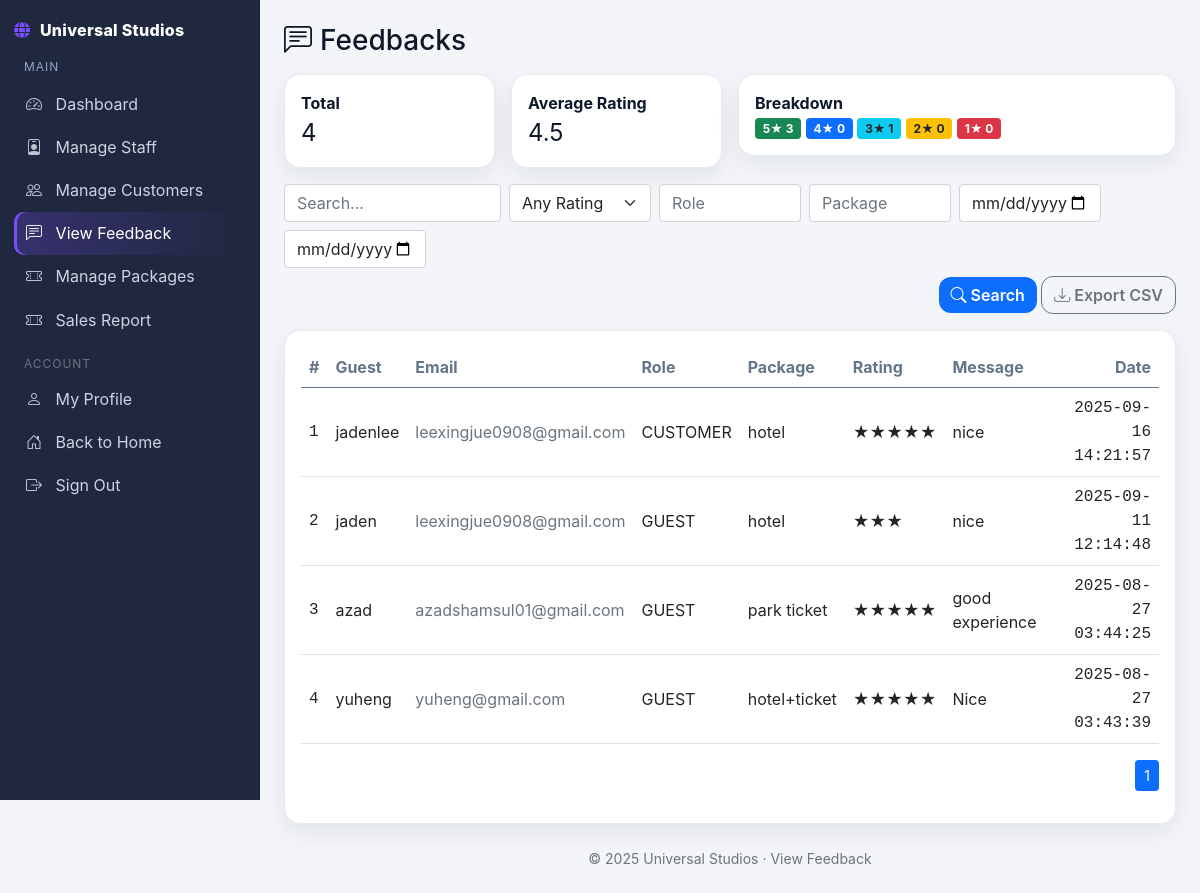
Screenshot of /Codes/admin/view_feedback.php (signed in) with the database file from the repository.
### tables this page shows
CREATE TABLE `feedbacks` (
  `id` int(10) UNSIGNED NOT NULL,
  `user_id` int(10) UNSIGNED DEFAULT NULL,
  `role_snapshot` enum('guest','customer') NOT NULL,
  `package_name` varchar(120) NOT NULL,
  `rating` tinyint(3) UNSIGNED NOT NULL,
  `message` text NOT NULL,
  `guest_name` varchar(100) DEFAULT NULL,
  `guest_email` varchar(255) DEFAULT NULL,
  `created_at` timestamp NOT NULL DEFAULT current_timestamp()
);

### Codes/admin/view_feedback.php (the view, shortened to what this page needs)
<?php
require __DIR__ . '/database.php';
function e($s){ return htmlspecialchars((string)$s, ENT_QUOTES, 'UTF-8'); }
function nav_active($file){ return basename($_SERVER['PHP_SELF']) === $file ? ' active' : ''; }
$q        = trim($_GET['q'] ?? '');
$rating   = isset($_GET['rating']) && $_GET['rating'] !== '' ? (int)$_GET['rating'] : '';
$roleSnap = trim($_GET['role'] ?? '');
$pkg      = trim($_GET['package'] ?? '');
$from     = trim($_GET['from'] ?? '');
$to       = trim($_GET['to'] ?? '');
$page     = max(1, (int)($_GET['page'] ?? 1));
$PER_PAGE = 10;
$offset   = ($page - 1) * $PER_PAGE;
$where  = "1=1";
$types  = '';
$params = [];
$kpi = ['total'=>0,'avg'=>0,'r5'=>0,'r4'=>0,'r3'=>0,'r2'=>0,'r1'=>0];
$sqlKpi = "SELECT
             COUNT(*) AS total,
             COALESCE(AVG(rating),0) AS avg_rating,
             SUM(CASE WHEN rating=5 THEN 1 ELSE 0 END) AS r5,
             SUM(CASE WHEN rating=4 THEN 1 ELSE 0 END) AS r4,
             SUM(CASE WHEN rating=3 THEN 1 ELSE 0 END) AS r3,
             SUM(CASE WHEN rating=2 THEN 1 ELSE 0 END) AS r2,
             SUM(CASE WHEN rating=1 THEN 1 ELSE 0 END) AS r1
           FROM feedbacks
           WHERE $where";
$stmt = $conn->prepare($sqlKpi);
$stmt->execute();
$stmt->bind_result($kpi['total'], $kpi['avg'], $kpi['r5'], $kpi['r4'], $kpi['r3'], $kpi['r2'], $kpi['r1']);
$sqlCount = "SELECT COUNT(*) FROM feedbacks WHERE $where";
$stmt = $conn->prepare($sqlCount);
$stmt->execute();
$stmt->bind_result($total);
$sqlList = "SELECT
              f.id,
              f.user_id,
              f.role_snapshot,
              f.package_name,
              f.rating,
              f.message,
              CASE WHEN f.role_snapshot='customer' THEN u.name  ELSE f.guest_name  END AS display_name,
              CASE WHEN f.role_snapshot='customer' THEN u.email ELSE f.guest_email END AS display_email,
              f.created_at
            FROM feedbacks f
            LEFT JOIN users u ON u.id = f.user_id
            WHERE $where
            ORDER BY f.created_at DESC
            LIMIT ? OFFSET ?";
$stmt = $conn->prepare($sqlList);
if ($types) {
  $types2 = $types . 'ii';
  $params2 = array_merge($params, [$PER_PAGE, $offset]);
  $stmt->bind_param($types2, ...$params2);
} else {
  $stmt->bind_param('ii', $PER_PAGE, $offset);
}
$stmt->execute();
$res = $stmt->get_result();
$rows = $res ? $res->fetch_all(MYSQLI_ASSOC) : [];
$total_pages = max(1, (int)ceil(($total ?? 0) / $PER_PAGE));
?>
<!doctype html>
<html lang="en">
<head>
  <link href="https://cdn.jsdelivr.net/npm/bootstrap@5.0.0/dist/css/bootstrap.min.css" rel="stylesheet">
  <link href="https://cdn.jsdelivr.net/npm/bootstrap-icons@1.11.3/font/bootstrap-icons.css" rel="stylesheet">
  <link href="css/style.css?v=3" rel="stylesheet">
</head>
<body>
<div class="layout">
  <aside class="sidebar">
    <div class="brand mb-3"><i class="fa-solid fa-globe"></i><?= BRAND_NAME ?></div>
    <div class="nav-sec">
      <div class="nav-title">Main</div>
     <a class="nav-link<?= nav_active('admin_dashboard.php') ?>" href="admin_dashboard.php"><i class="bi bi-speedometer2 me-1"></i>Dashboard</a>
      <a class="nav-link<?= nav_active('manage_staff.php') ?>" href="manage_staff.php"><i class="bi bi-person-badge me-1"></i>Manage Staff</a>
      <a class="nav-link<?= nav_active('manage_customers.php') ?>" href="manage_customers.php"><i class="bi bi-people me-1"></i>Manage Customers</a>
      <a class="nav-link<?= nav_active('view_feedback.php') ?>" href="view_feedback.php"><i class="bi bi-chat-left-text me-1"></i>View Feedback</a>
      <a class="nav-link<?= nav_active('manage_packages.php') ?>" href="manage_packages.php"><i class="bi bi-ticket-perforated me-1"></i>Manage Packages</a>
       <a class="nav-link<?= nav_active('sales_report.php') ?>" href="sales_report.php"><i class="bi bi-ticket-perforated me-1"></i>Sales Report</a>
    </div>
    <div class="nav-sec">
      <div class="nav-title text-muted small mb-1">Account</div>
      <a class="nav-link" href="profile.php"><i class="bi bi-person me-1"></i>My Profile</a>
      <a class="nav-link" href="index.php"><i class="bi bi-house-door me-1"></i>Back to Home</a>
      <a class="nav-link" href="logout.php"><i class="bi bi-box-arrow-right me-1"></i>Sign Out</a>
    </div>
  </aside>
  <main class="main">
    <h3 class="mb-3"><i class="bi bi-chat-left-text me-2"></i>Feedbacks</h3>
    <div class="row g-3 mb-3">
      <div class="col-md-3"><div class="card-soft p-3"><div class="fw-bold">Total</div><div class="fs-4"><?= $kpi['total'] ?></div></div></div>
      <div class="col-md-3"><div class="card-soft p-3"><div class="fw-bold">Average Rating</div><div class="fs-4"><?= number_format($kpi['avg'],1) ?></div></div></div>
      <div class="col-md-6"><div class="card-soft p-3"><div class="fw-bold">Breakdown</div>
        <span class="badge bg-success">5★ <?= $kpi['r5'] ?></span>
        <span class="badge bg-primary">4★ <?= $kpi['r4'] ?></span>
        <span class="badge bg-info text-dark">3★ <?= $kpi['r3'] ?></span>
        <span class="badge bg-warning text-dark">2★ <?= $kpi['r2'] ?></span>
        <span class="badge bg-danger">1★ <?= $kpi['r1'] ?></span>
      </div></div>
    </div>
    <form class="row g-2 mb-3" method="get">
      <div class="col-md-3"><input class="form-control" type="text" name="q" value="<?= e($q) ?>" placeholder="Search..."></div>
      <div class="col-md-2">
        <select class="form-select" name="rating">
          <option value="">Any Rating</option>
          <?php for($i=5;$i>=1;$i--): ?>
            <option value="<?= $i ?>" <?= $rating===$i?'selected':'' ?>><?= $i ?> stars</option>
          <?php endfor; ?>
        </select>
      </div>
      <div class="col-md-2"><input class="form-control" type="text" name="role" value="<?= e($roleSnap) ?>" placeholder="Role"></div>
      <div class="col-md-2"><input class="form-control" type="text" name="package" value="<?= e($pkg) ?>" placeholder="Package"></div>
      <div class="col-md-2"><input class="form-control" type="date" name="from" value="<?= e($from) ?>"></div>
      <div class="col-md-2"><input class="form-control" type="date" name="to" value="<?= e($to) ?>"></div>
      <div class="col-md-12 text-end">
        <button class="btn btn-primary btn-pill"><i class="bi bi-search me-1"></i>Search</button>
        <a href="view_feedback.php?export=csv" class="btn btn-outline-secondary btn-pill"><i class="bi bi-download me-1"></i>Export CSV</a>
      </div>
    </form>
    <div class="card-soft p-3">
      <div class="table-responsive">
        <table class="table align-middle">
          <thead>
            <tr><th>#</th><th>Guest</th><th>Email</th><th>Role</th><th>Package</th><th>Rating</th><th>Message</th><th class="text-end">Date</th></tr>
          </thead>
          <tbody>
          <?php if (!$rows): ?>
            <tr><td colspan="8" class="text-muted">No feedback found.</td></tr>
          <?php else: foreach($rows as $i=>$r): ?>
            <tr>
              <td class="mono"><?= $offset+$i+1 ?></td>
             <td><?= e($r['display_name']) ?></td>
<td class="text-muted"><?= e($r['display_email']) ?></td>
              <td class="text-uppercase"><?= e($r['role_snapshot']) ?></td>
              <td><?= e($r['package_name']) ?></td>
              <td><?= str_repeat('★',(int)$r['rating']) ?></td>
              <td><?= e($r['message']) ?></td>
              <td class="text-end mono"><?= e($r['created_at']) ?></td>
            </tr>
          <?php endforeach; endif; ?>
          </tbody>
        </table>
      </div>
      <nav>
        <ul class="pagination pagination-sm justify-content-end">
          <?php
          $base = 'view_feedback.php?q='.urlencode($q).'&rating='.urlencode($rating).'&role='.urlencode($roleSnap).'&package='.urlencode($pkg).'&from='.urlencode($from).'&to='.urlencode($to).'&page=';
          for($p=1;$p<=$total_pages;$p++): ?>
            <li class="page-item <?= $p===$page?'active':'' ?>"><a class="page-link" href="<?= $base.$p ?>"><?= $p ?></a></li>
          <?php endfor; ?>
        </ul>
      </nav>
    </div>
    <div class="text-center text-muted small mt-4">© <?= date('Y') ?> <?= BRAND_NAME ?> · View Feedback</div>
  </main>
</div>
</body>
</html>

### Codes/css/style.css (style rules this page uses)
.btn { font-weight: 600; transition: .5s; }
.btn.btn-primary { color: var(--bs-white); border: none; }
:root { --bg:#f3f5f9; --ink:#0f172a; --muted:#6b7280; --sidebar:#1f283e; --sidebar-accent:#7c4dff; --sidebar-hover:#2a3553; --card:#ffffff; --line:#e7eaf0; --shadow:0 8px 24px rgba(15,23,42,.08); --c-cyan:#22d3ee; --c-green:#22c55e; --c-orange:#fb923c; --c-red:#ef4444; --c-purple:#8b5cf6; --c-blue:#3b82f6; }
* { box-sizing:border-box }
body { background:var(--bg); color:var(--ink); font-family: Inter, system-ui, -apple-system, Segoe UI, Roboto, Arial, sans-serif; }
a { text-decoration:none }
.layout { display:grid; grid-template-columns: 260px 1fr; min-height:100vh; }
.sidebar { position:sticky; top:0; align-self:start; height:100vh; overflow-y:auto; background:var(--sidebar); color:#cbd5e1; padding:18px 14px; box-shadow: inset -1px 0 0 #172036; }
.brand { display:flex; align-items:center; gap:.6rem; color:#fff; font-weight:800; letter-spacing:.3px; margin-bottom:18px }
.brand i { color:var(--sidebar-accent) }
.nav-sec { margin-top:8px }
.nav-title { font-size:.75rem; color:#93a4c7; letter-spacing:.08em; text-transform:uppercase; margin:14px 10px 6px; }
.nav-link { display:flex; align-items:center; gap:.6rem; color:#cbd5e1; padding:.6rem .75rem; border-radius:10px; transition:.15s; }
.nav-link i { opacity:.9 }
.nav-link.active { background:linear-gradient(90deg, rgba(124,77,255,.25), transparent); color:#fff; box-shadow:inset 3px 0 0 var(--sidebar-accent); }
.main { padding:24px }
.card-soft { background:var(--card); border:1px solid var(--line); border-radius:16px; box-shadow:var(--shadow) }
.btn-pill { border-radius:12px }
.table thead th { color:#64748b; font-weight:700; border-bottom:1px solid var(--line) }
.table tbody td { vertical-align:middle }
.mono { font-family:ui-monospace, SFMono-Regular, Menlo, Consolas, monospace }

### rows the page displays
feedbacks: i "1", display_name "jadenlee", display_email "leexingjue0908@gmail.com", role_snapshot "CUSTOMER", package_name "hotel", rating "★★★★★", message "nice", created_at "2025-09-16 14:21:57"
feedbacks: i "2", display_name "jaden", display_email "leexingjue0908@gmail.com", role_snapshot "GUEST", package_name "hotel", rating "★★★", message "nice", created_at "2025-09-11 12:14:48"
feedbacks: i "3", display_name "azad", display_email "azadshamsul01@gmail.com", role_snapshot "GUEST", package_name "park ticket", rating "★★★★★", message "good experience", created_at "2025-08-27 03:44:25"
feedbacks: i "4", display_name "yuheng", display_email "yuheng@gmail.com", role_snapshot "GUEST", package_name "hotel+ticket", rating "★★★★★", message "Nice", created_at "2025-08-27 03:43:39"

### other values shown
BRAND_NAME "Universal Studios"
$kpi['total'] "4"
$kpi['avg'] "4.5"
$kpi['r5'] "3"
$kpi['r4'] "0"
$kpi['r3'] "1"
$kpi['r2'] "0"
$kpi['r1'] "0"
